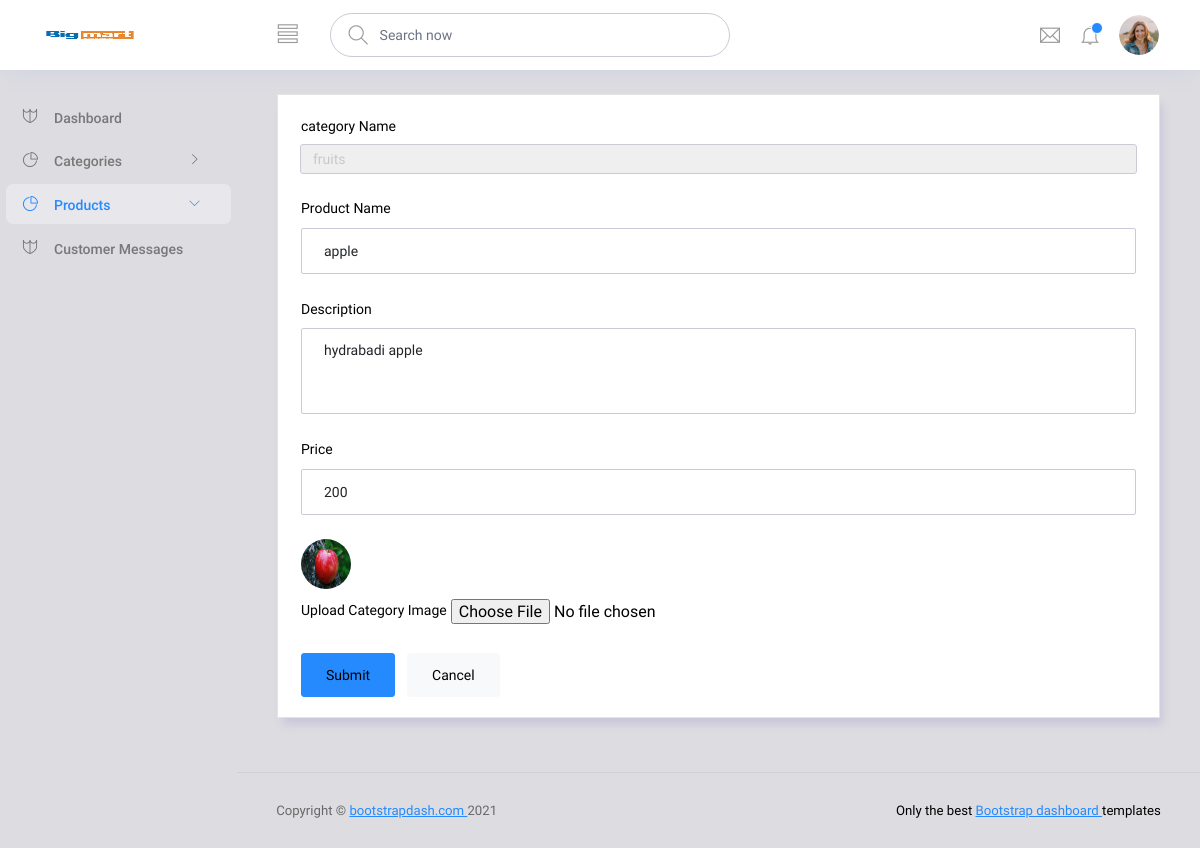
The app's page /Backend/edit_product/1 with its own data.
### Backend/models.py (models this page shows)
class productdb(models.Model):
    cname = models.CharField(max_length=100, null=True, blank=True)
    pname = models.CharField(max_length=100, null=True, blank=True)
    description = models.CharField(max_length=100, null=True, blank=True)
    price = models.IntegerField(null=True, blank=True)
    c_img = models.ImageField(upload_to="Category Images",null=True, blank=True)

### Backend/views.py (the view)
# urls.py: path('edit_product/<int:p_id>', views.pedit, name="edit_product"),
def pedit(req, p_id):
    pro = productdb.objects.get(id=p_id)
    cat = Category.objects.all()
    return render(req, "product_edit.html", {'pro': pro, 'cat': cat})

### Backend/templates/product_edit.html (shortened to what this page needs)
<!DOCTYPE html>
{% extends 'index.html' %}
{% block contents %}
<html lang="en">
<head>
</head>
<body>
    <div class="col-12 grid-margin stretch-card">
              <div class="card">
                <div class="card-body">
                  <form class="forms-sample" method="post" enctype="multipart/form-data" action="{% url 'updatep' p_id=pro.id %}">
                    <div class="form-group">
                        <label for="exampleFormControlSelect2">category Name</label>
                        <select class="form-control" id="exampleFormControlSelect2" name="cname">
                          <option>{{pro.cname}}</option>
                        </select>
                    </div>
                  <div class="form-group">
                      <label for="exampleInputName2">Product Name</label>
                      <input type="text" class="form-control" name="pname" id="exampleInputName2" placeholder="Category Name" value="{{pro.pname}}">
                  </div>
                    <div class="form-group">
                      <label for="exampleTextarea1">Description</label>
                      <textarea class="form-control" id="exampleTextarea1" name="description" rows="4">{{pro.description}}</textarea>
                    </div>
                      <div class="form-group">
                      <label for="exampleInputName3">Price</label>
                      <input type="number" class="form-control" name="price" id="exampleInputName3" placeholder="Category Name" value="{{pro.price}}">
                  </div>
                      <img src="{{pro.c_img.url}}" height="50px" width=50px" style="border-radius:25px; margin-bottom:10px;">
                    <div class="form-group">
                      <label for="category_image">Upload Category Image</label>
                      <input type="file" name="product_image" id="category_image" value="{{pro.c_img.url}}">
                    </div>
                    <button type="submit" class="btn btn-primary me-2">Submit</button>
                    <button class="btn btn-light">Cancel</button>
                  </form>
                </div>
              </div>
            </div>
</body>
</html>
{% endblock %}

### records on screen
productdb: cname "fruits", pname "apple", description "hydrabadi apple", price "200", c_img (picture)
